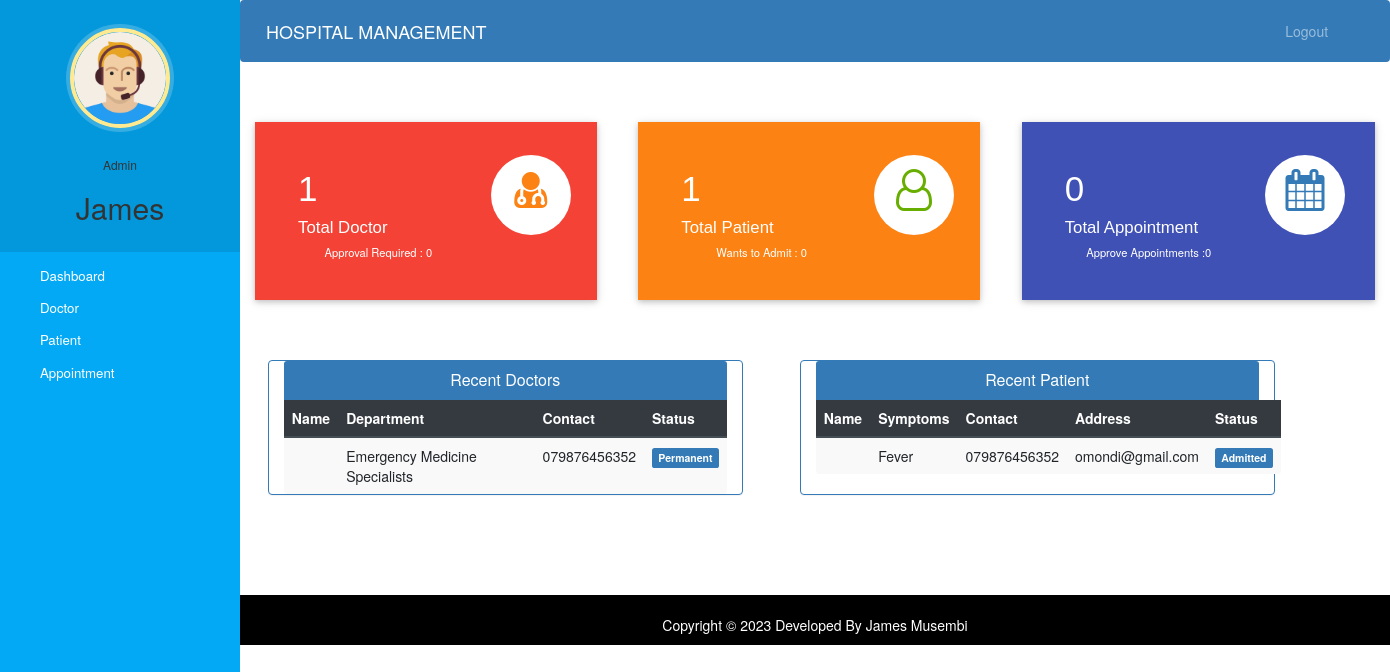
Before: /admin-dashboard (signed in) with the older database file.
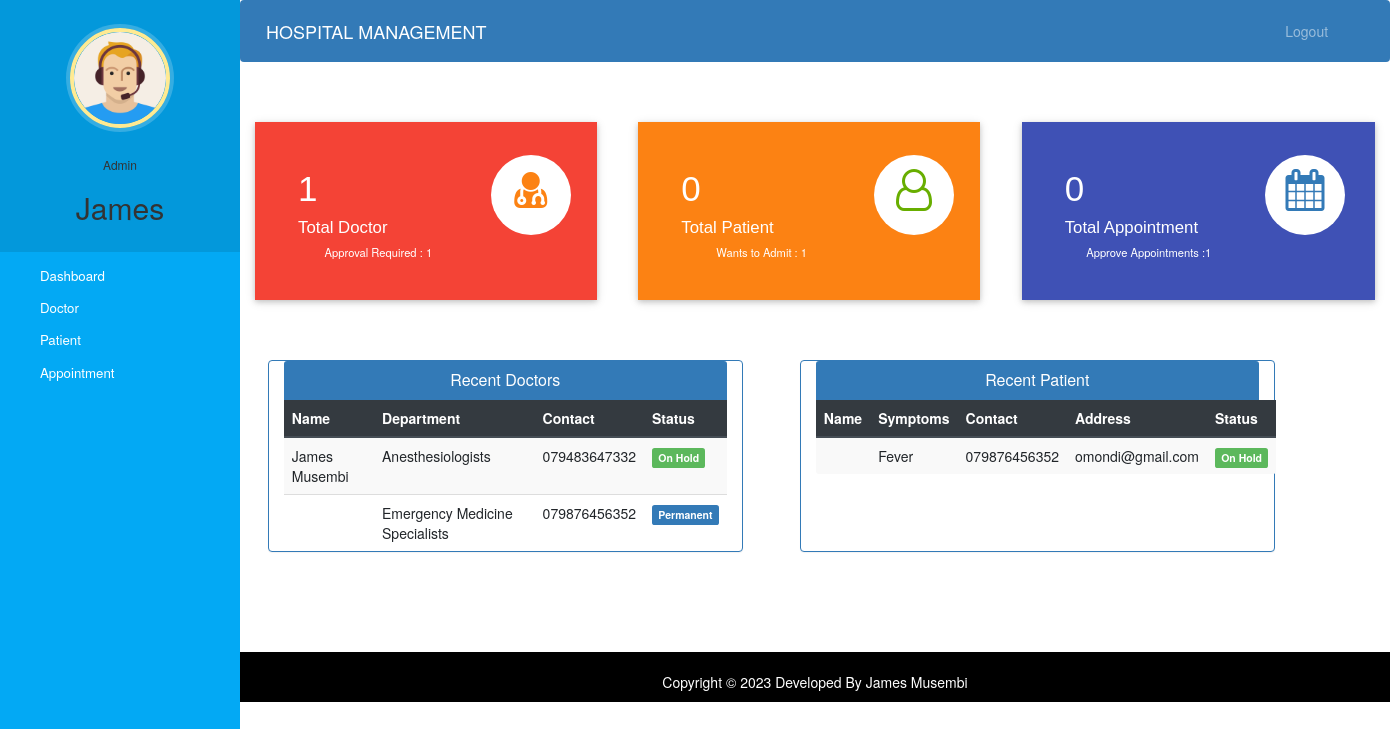
After: the same page with the newer database file.
### hospital/models.py (models this page shows, shortened)
class Doctor(models.Model):
    user=models.OneToOneField(User,on_delete=models.CASCADE)
    profile_pic= models.ImageField(upload_to='profile_pic/DoctorProfilePic/',null=True,blank=True)
    address = models.CharField(max_length=40)
    mobile = models.CharField(max_length=20,null=True)
    department= models.CharField(max_length=50,choices=departments,default='Cardiologist')
    status=models.BooleanField(default=False)
    @property
    def get_name(self):
        return self.user.first_name+" "+self.user.last_name

class Patient(models.Model):
    user=models.OneToOneField(User,on_delete=models.CASCADE)
    profile_pic= models.ImageField(upload_to='profile_pic/PatientProfilePic/',null=True,blank=True)
    address = models.CharField(max_length=40)
    mobile = models.CharField(max_length=20,null=False)
    symptoms = models.CharField(max_length=100,null=False)
    assignedDoctorId = models.PositiveIntegerField(null=True)
    admitDate=models.DateField(auto_now=True)
    status=models.BooleanField(default=False)
    @property
    def get_name(self):
        return self.user.first_name+" "+self.user.last_name

### hospital/views.py (the view)
# urls.py: path('admin-dashboard', views.admin_dashboard_view,name='admin-dashboard'),
@login_required(login_url='adminlogin')
@user_passes_test(is_admin)
def admin_dashboard_view(request):
    doctors=models.Doctor.objects.all().order_by('-id')
    patients=models.Patient.objects.all().order_by('-id')
    doctorcount=models.Doctor.objects.all().filter(status=True).count()
    pendingdoctorcount=models.Doctor.objects.all().filter(status=False).count()
    patientcount=models.Patient.objects.all().filter(status=True).count()
    pendingpatientcount=models.Patient.objects.all().filter(status=False).count()
    appointmentcount=models.Appointment.objects.all().filter(status=True).count()
    pendingappointmentcount=models.Appointment.objects.all().filter(status=False).count()
    mydict={
    'doctors':doctors,
    'patients':patients,
    'doctorcount':doctorcount,
    'pendingdoctorcount':pendingdoctorcount,
    'patientcount':patientcount,
    'pendingpatientcount':pendingpatientcount,
    'appointmentcount':appointmentcount,
    'pendingappointmentcount':pendingappointmentcount,
    }
    return render(request,'hospital/admin_dashboard.html',context=mydict)

### hospital/views.py (called while the page is built)
def is_admin(user):
    return user.groups.filter(name='ADMIN').exists()

### templates/hospital/admin_dashboard.html
{% extends 'hospital/admin_base.html' %}
{% load static %}
{% block content %}
{%include 'hospital/admin_dashboard_cards.html'%}
<br><br><br>
<div class="container">
  <div class="row">
    <div class="panel panel-primary col-md-5" style="margin-left:2%;">
      <div class="panel-heading" style="text-align:center;">
        <h6 class="panel-title">Recent Doctors</h6>
      </div>
      <table class="table table-hover table-striped" id="dev-table">
        <thead class="thead-dark">
          <tr>
            <th>Name</th>
            <th>Department</th>
            <th>Contact</th>
            <th>Status</th>
          </tr>
        </thead>
        {% for d in doctors %}
        <tr>
          <td> {{d.get_name}}</td>
          <td>{{d.department}}</td>
          <td>{{d.mobile}}</td>
          {%if d.status%}
          <td> <span class="label label-primary">Permanent</span></td>
          {% else %}
          <td> <span class="label label-success">On Hold</span></td>
          {% endif %}
        </tr>
        {% endfor %}
      </table>
    </div>
    <div class="panel panel-primary col-md-5" style="margin-left:5%;">
      <div class="panel-heading" style="text-align:center;">
        <h6 class="panel-title">Recent Patient</h6>
      </div>
      <table class="table table-hover table-striped" id="dev-table">
        <thead class="thead-dark">
          <tr>
            <th>Name</th>
            <th>Symptoms</th>
            <th>Contact</th>
            <th>Address</th>
            <th>Status</th>
          </tr>
        </thead>
        {% for p in patients %}
        <tr>
          <td> {{p.get_name}}</td>
          <td>{{p.symptoms}}</td>
          <td>{{p.mobile}}</td>
          <td>{{p.address}}</td>
          {%if p.status%}
          <td> <span class="label label-primary">Admitted</span></td>
          {% else %}
          <td> <span class="label label-success">On Hold</span></td>
          {% endif %}
        </tr>
        {% endfor %}
      </table>
    </div>
  </div>
</div>
{% endblock content %}

### templates/hospital/admin_base.html (shortened to what this page needs)
<!DOCTYPE html>
{% load static %}
<html lang="en">
<head>
  <link rel="stylesheet" href="https://stackpath.bootstrapcdn.com/bootstrap/4.3.1/css/bootstrap.min.css">
  <link rel="stylesheet" href="https://maxcdn.bootstrapcdn.com/font-awesome/4.7.0/css/font-awesome.min.css">
  <link rel="stylesheet" href="{% static '/style.css' %}">
</head>
<body>
  <nav class="menu" tabindex="0">
    <header class="avatar">
      <img src="{% static "images/adminpropic.png" %}" />
      <br><br>
      <h6>Admin</h6>
      <h2>{{request.user.first_name}}</h2>
    </header>
    <ul>
      <li tabindex="0" class="icon-dashboard"> <a style="color:white; text-decoration:none;" href="/admin-dashboard"><span>Dashboard</span></a> </li>
      <li tabindex="0" class="icon-customers"> <a style="color:white; text-decoration:none;" href="/admin-doctor"><span>Doctor</span></a></li>
      <li tabindex="0" class="icon-users"> <a style="color:white; text-decoration:none;" href="/admin-patient"><span>Patient</span></a></li>
      <li tabindex="0" class="icon-calendar"> <a style="color:white; text-decoration:none;" href="/admin-appointment"><span>Appointment</span></a></li>
    </ul>
  </nav>
  <main>
    <div class="bs-example">
      <nav class="navbar navbar-expand-md  navbar-dark fixed-top" style="background:#337AB7;">
        <a href="/admin-dashboard" class="navbar-brand">HOSPITAL MANAGEMENT</a>
        <div class="collapse navbar-collapse justify-content-between" id="navbarCollapse">
          <div class="navbar-nav" style=" margin-left: 90%;">
            <a href="/logout" class="nav-item nav-link">Logout</a>
          </div>
        </div>
      </nav>
    </div>
    <br><br>
    {% block content %}
    {% endblock content %}
    <br><br><br><br>
    <footer>
      <br>
      <div class="container">
        <div class="row">
          <div class="col-md-12 col-sm-12">
            <div style="color:#ffffff;" class="wow fadeInUp footer-copyright">
              <p>
                Copyright &copy; 2023 Developed By James Musembi </p>
            </div>
          </div>
        </div>
      </div>
    </footer>
  </main>
</body>
</html>

### templates/hospital/admin_dashboard_cards.html (shortened to what this page needs)
<!DOCTYPE html>
<html lang="en" dir="ltr">
<head>
  <link rel="stylesheet" href="https://maxcdn.bootstrapcdn.com/bootstrap/3.4.1/css/bootstrap.min.css">
  <link rel="stylesheet" href="https://cdnjs.cloudflare.com/ajax/libs/font-awesome/4.7.0/css/font-awesome.min.css">
</head>
<body>
  <div class="market-updates">
    <div class="col-md-4 market-update-gd">
      <div class="market-update-block clr-block-1">
        <div class="col-md-8 market-update-left">
          <h3>{{doctorcount}}</h3>
          <h4>Total Doctor</h4>
          <p>Approval Required : {{pendingdoctorcount}}</p>
        </div>
        <div class="col-md-4 market-update-right">
          <i class="fa fa-user-md"></i>
        </div>
        <div class="clearfix"> </div>
      </div>
    </div>
    <div class="col-md-4 market-update-gd">
      <div class="market-update-block clr-block-2">
        <div class="col-md-8 market-update-left">
          <h3>{{patientcount}}</h3>
          <h4>Total Patient</h4>
          <p>Wants to Admit : {{pendingpatientcount}}</p>
        </div>
        <div class="col-md-4 market-update-right">
          <i class="fa fa-user-o"></i>
        </div>
        <div class="clearfix"> </div>
      </div>
    </div>
    <div class="col-md-4 market-update-gd">
      <div class="market-update-block clr-block-3">
        <div class="col-md-8 market-update-left">
          <h3>{{appointmentcount}}</h3>
          <h4>Total Appointment</h4>
          <p>Approve Appointments :{{pendingappointmentcount}} </p>
        </div>
        <div class="col-md-4 market-update-right">
          <i class="fa fa-calendar"> </i>
        </div>
        <div class="clearfix"> </div>
      </div>
    </div>
  </div>
</body>
</html>

### static/style.css (style rules this page uses)
body { padding-left: 240px; }
main { position: relative; height: 100vh; }
.menu { background: #5bc995; height: 100vh; width: 240px; position: fixed; top: 0px; left: 0; z-index: 5; outline: none; }
.menu .avatar { background: rgba(0, 0, 0, 0.1); padding: 2em 0.5em; text-align: center; }
.menu .avatar img { width: 100px; border-radius: 50%; overflow: hidden; border: 4px solid #ffea92; box-shadow: 0 0 0 4px rgba(255, 255, 255, 0.2); }
.menu .avatar h2 { font-weight: normal; margin-bottom: 0; }
.menu ul { list-style: none; padding: 0.5em 0; margin: 0; }
.menu ul li { padding: 0.5em 1em 0.5em 3em; font-size: 0.95em; font-weight: regular; background-repeat: no-repeat; background-position: left 15px center; background-size: auto 20px; transition: all 0.15s linear; cursor: pointer; }
.menu ul li.icon-dashboard { background-image: url("http://www.entypo.com/images//gauge.svg"); }
.menu ul li.icon-customers { background-image: url("http://www.entypo.com/images//briefcase.svg"); }
.menu ul li.icon-users { background-image: url("http://www.entypo.com/images//users.svg"); }
.menu ul li.icon-calendar { background-image: url("http://www.entypo.com/images//calendar.svg"); }

### templates/hospital/admin_base.html (style rules this page uses)
a:link { text-decoration: none; }
a { color: white; }
footer { padding: 0px 0px 0px 0px; background-color: black; margin: 0px; }
.fa { font-size: 23px; width: 60px; text-align: center; text-decoration: none; margin: 5px 2px; border-radius: 50%; }
p { text-align: center; }
body { padding-left: 240px; }
main { position: relative; height: 100vh; }
.menu { background: #03a9f4; height: 100vh; width: 240px; position: fixed; top: 0px; left: 0; z-index: 5; outline: none; }
.menu .avatar { background: rgba(0, 0, 0, 0.1); padding: 2em 0.5em; text-align: center; }
.menu .avatar img { width: 100px; border-radius: 50%; overflow: hidden; border: 4px solid #ffea92; box-shadow: 0 0 0 4px rgba(255, 255, 255, 0.2); }
.menu .avatar h2 { font-weight: normal; margin-bottom: 0; }
.menu ul { list-style: none; padding: 0.5em 0; margin: 0; }
.menu ul li { padding: 0.5em 1em 0.5em 3em; font-size: 0.95em; font-weight: regular; background-repeat: no-repeat; background-position: left 15px center; background-size: auto 20px; transition: all 0.15s linear; cursor: pointer; }
.menu ul li.icon-dashboard { background-image: url("http://www.entypo.com/images//gauge.svg"); }
.menu ul li.icon-customers { background-image: url("http://www.entypo.com/images//briefcase.svg"); }
.menu ul li.icon-users { background-image: url("http://www.entypo.com/images//users.svg"); }
.menu ul li.icon-calendar { background-image: url("http://www.entypo.com/images//calendar.svg"); }

Changed rows visible on the page:
added Doctor: get_name "James Musembi", department "Anesthesiologists", mobile "079483647332", status "On Hold"
changed Patient "Fever": status "Admitted" → "On Hold"
Other visible differences:
{{ pendingdoctorcount }}: "0" → "1"
{{ patientcount }}: "1" → "0"
{{ pendingpatientcount }}: "0" → "1"
{{ pendingappointmentcount }}: "0" → "1"
